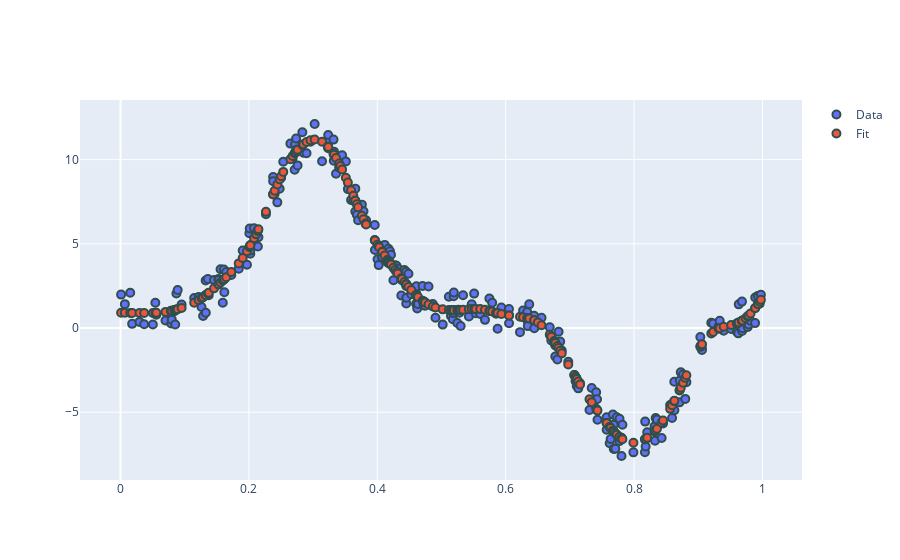

This figure's notebook cell:
### Markdown cell above
**Test for Peak-Valley Data**

### Code cell
import numpy as np
from stareg.star_model import StarModel
x = np.random.random(250)
x.sort()
noise = np.random.random(250)*2.25
y = 10*np.exp(-(x-0.3)**2 / 0.01 ) - 8*np.exp(-(x-0.8)**2/0.01) + 1*noise #+ 10*x
#px.scatter(x=x, y=y)
n_param = 35

descr = ( ("s(1)", "peak-and-valley", n_param, (0.1, 100), "equidistant"), )
M = StarModel(description=descr)
M.fit(X=x.reshape(-1,1), y=y, plot_=True)
M.weighted_fit(X=x.reshape(-1,1), y=y,critical_point=np.array([0.5, 17]).reshape((-1,1)))

### Figure 1 — Plotly figure (JSON) as saved in the notebook; plotly's stock layout.template omitted (floating-point values rounded to 4 significant figures; data arrays with more than 128 entries replaced by an {"elided": "..."} marker saying what was removed)
{"data": [{"marker": {"line": {"color": "DarkSlateGrey", "width": 2}, "size": 8}, "mode": "markers", "name": "Data", "type": "scatter", "x": {"elided": "250 float values"}, "y": {"elided": "250 float values"}}, {"marker": {"line": {"color": "DarkSlateGrey", "width": 2}, "size": 8}, "mode": "markers", "name": "Fit", "type": "scatter", "x": {"elided": "250 float values"}, "y": {"elided": "250 float values"}}], "layout": {"autosize": true, "xaxis": {"autorange": true, "range": [-0.06279, 1.061], "type": "linear"}, "yaxis": {"autorange": true, "range": [-9.166, 13.68], "type": "linear"}}}
